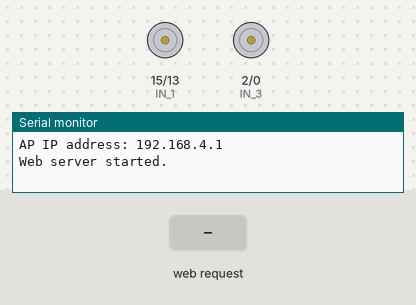
The sketch below on a simulated ESP8266 (NodeMCU). Parts: motor-driver pin pairs drawn as motors (green arrow = first pin HIGH = forward, orange = second pin HIGH = backward, longer = more drive, scaled by the enable pin), the last lines printed to the serial monitor. The test bench sets the inputs (shaded band).

Above: at 1.2 s.
1.3 s: HTTP request GET /?State=F received
At 2.1 s:
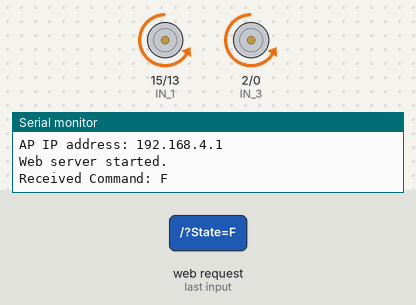
2.8 s: HTTP request GET /?State=B received
At 3.2 s:
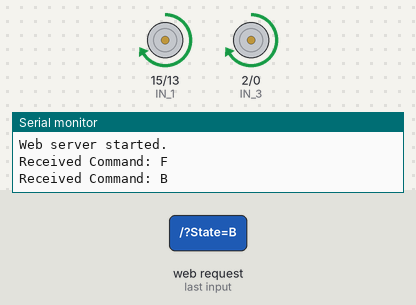
4.3 s: HTTP request GET /?State=L received
At 5.5 s:
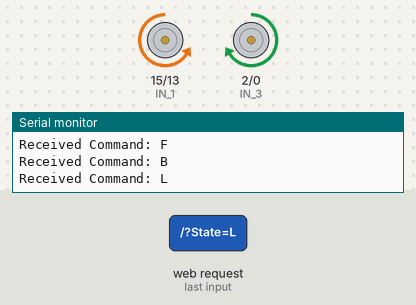
5.8 s: HTTP request GET /?State=R received
At 6.7 s:
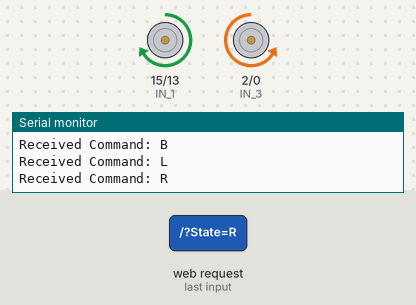
Timing chart, 0 to 8.3 s (numbered marks = the images above; inputs shaded):
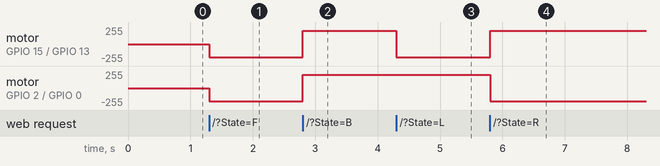

Measured:
- after the input at 1.3 s, motor on GPIO 15 (IN_1) / GPIO 13 (IN_2), motor on GPIO 2 (IN_3) / GPIO 0 (IN_4): stopped → backward 199/255 at once
- after the input at 2.8 s, motor on GPIO 15 (IN_1) / GPIO 13 (IN_2), motor on GPIO 2 (IN_3) / GPIO 0 (IN_4): backward 199/255 → forward 199/255 at once
- after the input at 4.3 s, motor on GPIO 15 (IN_1) / GPIO 13 (IN_2): forward 199/255 → backward 199/255 at once
- after the input at 5.8 s, motor on GPIO 15 (IN_1) / GPIO 13 (IN_2): backward 199/255 → forward 199/255 at once; motor on GPIO 2 (IN_3) / GPIO 0 (IN_4): forward 199/255 → backward 199/255 at once

The sketch:

wifi-car.ino
```cpp
// WiFi Control Car using NodeMCU
#include <ESP8266WiFi.h>
#include <ESP8266WebServer.h>

// Pin Definitions
#define ENA   14 // Enable/speed motors Right (GPIO14 - D5)
#define ENB   12 // Enable/speed motors Left (GPIO12 - D6)
#define IN_1  15 // L298N in1 motors Right (GPIO15 - D8)
#define IN_2  13 // L298N in2 motors Right (GPIO13 - D7)
#define IN_3  2  // L298N in3 motors Left  (GPIO2  - D4)
#define IN_4  0  // L298N in4 motors Left  (GPIO0  - D3)

// WiFi Configuration
const char* ssid = "NodeMCU_Car"; // WiFi SSID
const char* password = "12345678"; // WiFi Password

ESP8266WebServer server(80); // Web server on port 80

// Variables
String command;           // Stores the received command
int speedCar = 800;       // Motor speed (400 - 1023)
int speed_Coeff = 3;      // Speed coefficient for turning

void setup() {
  // Set pin modes
  pinMode(ENA, OUTPUT);
  pinMode(ENB, OUTPUT);
  pinMode(IN_1, OUTPUT);
  pinMode(IN_2, OUTPUT);
  pinMode(IN_3, OUTPUT);
  pinMode(IN_4, OUTPUT);

  // Initialize Serial Monitor
  Serial.begin(115200);

  // Set up WiFi in Access Point mode
  WiFi.mode(WIFI_AP);
  WiFi.softAP(ssid, password);

  IPAddress myIP = WiFi.softAPIP();
  Serial.print("AP IP address: ");
  Serial.println(myIP);

  // Set up web server routes
  server.on("/", HTTP_handleRoot);
  server.onNotFound(HTTP_handleRoot);
  server.begin();
  Serial.println("Web server started.");
}

// Motor Control Functions
void goAhead() {
  digitalWrite(IN_1, LOW);
  digitalWrite(IN_2, HIGH);
  analogWrite(ENA, speedCar);
  digitalWrite(IN_3, LOW);
  digitalWrite(IN_4, HIGH);
  analogWrite(ENB, speedCar);
}

void goBack() {
  digitalWrite(IN_1, HIGH);
  digitalWrite(IN_2, LOW);
  analogWrite(ENA, speedCar);
  digitalWrite(IN_3, HIGH);
  digitalWrite(IN_4, LOW);
  analogWrite(ENB, speedCar);
}

void goRight() {
  digitalWrite(IN_1, HIGH);
  digitalWrite(IN_2, LOW);
  analogWrite(ENA, speedCar);
  digitalWrite(IN_3, LOW);
  digitalWrite(IN_4, HIGH);
  analogWrite(ENB, speedCar);
}

void goLeft() {
  digitalWrite(IN_1, LOW);
  digitalWrite(IN_2, HIGH);
  analogWrite(ENA, speedCar);
  digitalWrite(IN_3, HIGH);
  digitalWrite(IN_4, LOW);
  analogWrite(ENB, speedCar);
}

void stopRobot() {
  digitalWrite(IN_1, LOW);
  digitalWrite(IN_2, LOW);
  analogWrite(ENA, 0);
  digitalWrite(IN_3, LOW);
  digitalWrite(IN_4, LOW);
  analogWrite(ENB, 0);
}

// Handle HTTP Requests
void HTTP_handleRoot() {
  if (server.hasArg("State")) {
    command = server.arg("State");
    Serial.println("Received Command: " + command);

    // Process Command
    if (command == "F") goAhead();
    else if (command == "B") goBack();
    else if (command == "L") goLeft();
    else if (command == "R") goRight();
    else if (command == "S") stopRobot();
    else if (command == "0") speedCar = 400;
    else if (command == "1") speedCar = 470;
    else if (command == "2") speedCar = 540;
    else if (command == "3") speedCar = 610;
    else if (command == "4") speedCar = 680;
    else if (command == "5") speedCar = 750;
    else if (command == "6") speedCar = 820;
    else if (command == "7") speedCar = 890;
    else if (command == "8") speedCar = 960;
    else if (command == "9") speedCar = 1023;
    else stopRobot(); // Default to stop for unknown commands
  }

  // Send response
  server.send(200, "text/html", "<h1>NodeMCU Car</h1><p>Command received.</p>");
}

void loop() {
  server.handleClient(); // Handle incoming web requests
}
```
